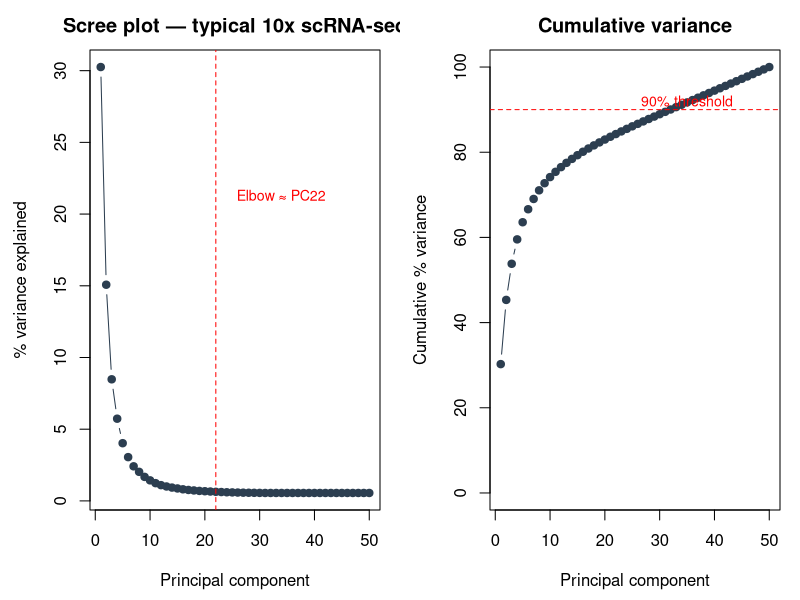
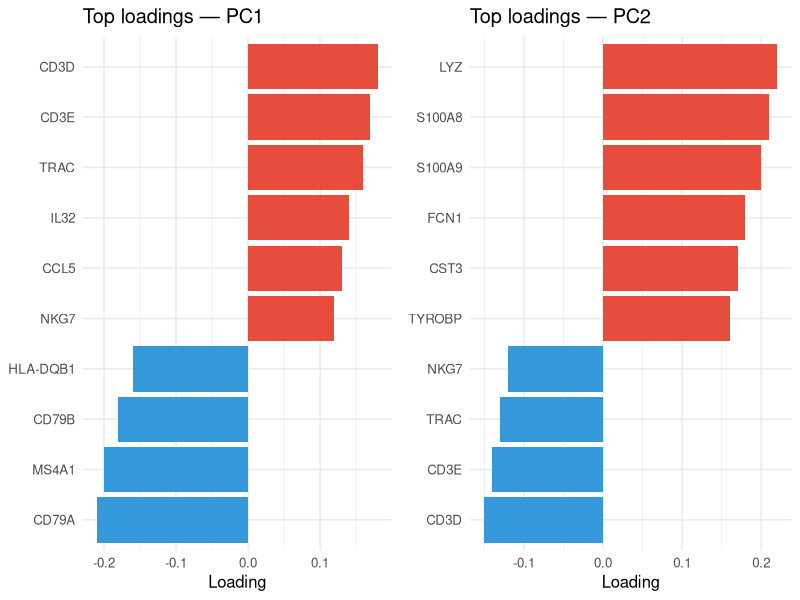
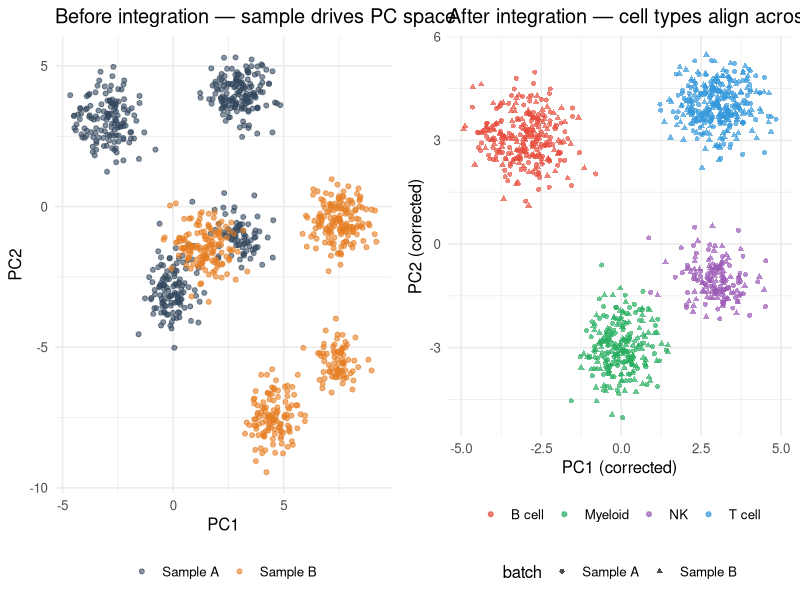
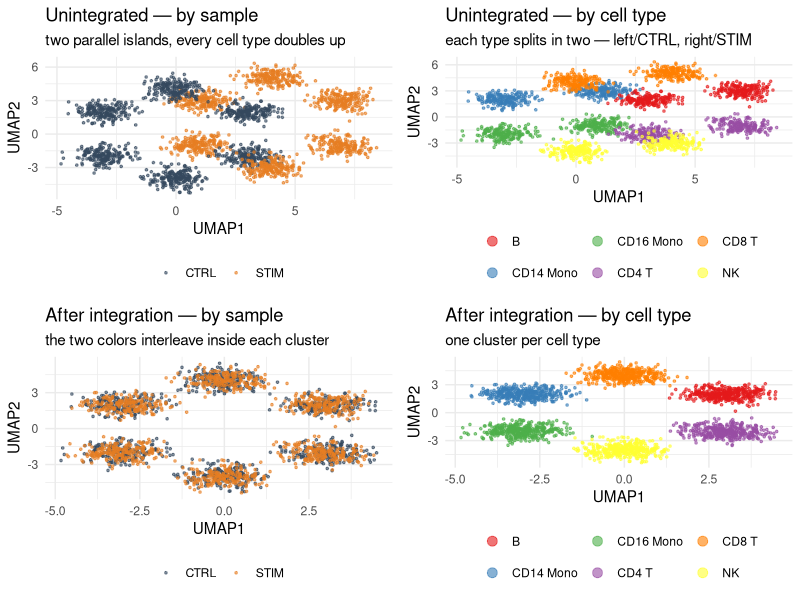
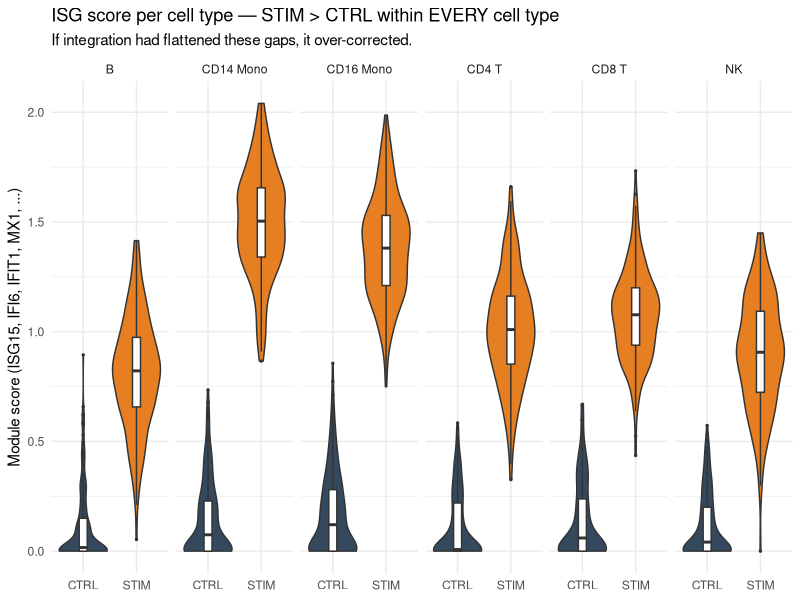

R code for these plots, in order:
## ---- chunk 1
#| label: setup
#| include: false
library(tidyverse); library(knitr); library(gridExtra)
theme_set(theme_minimal(base_size = 14)); set.seed(2026)
## ---- chunk 2
#| label: scree-example
#| echo: false
#| fig-width: 9
#| fig-height: 4.2

# Simulate a typical scRNA-seq scree shape: a steep drop, an elbow,
# then a long noise floor. Numbers chosen to mimic 10x v3 PBMC-style runs.
set.seed(2026)
sd_pc <- c(8.5, 6.0, 4.5, 3.7, 3.1, 2.7, 2.4, 2.2, 2.0, 1.85,
           1.72, 1.62, 1.55, 1.49, 1.44, 1.39, 1.35, 1.32, 1.29, 1.27,
           1.25, 1.23, 1.215, 1.20, 1.19, 1.18, 1.17, 1.165, 1.16, 1.155,
           rep(1.15, 20))
var_pc  <- sd_pc^2
prop_var <- var_pc / sum(var_pc)

par(mfrow = c(1, 2), mar = c(4.5, 4.5, 2.5, 1))
plot(seq_along(prop_var), prop_var * 100, type = "b", pch = 19, col = "#2c3e50",
     xlab = "Principal component", ylab = "% variance explained",
     main = "Scree plot — typical 10x scRNA-seq")
abline(v = 22, lty = 2, col = "red"); text(24, max(prop_var * 100) * 0.7,
                                            "Elbow ≈ PC22", col = "red", pos = 4, cex = 0.85)

plot(seq_along(prop_var), cumsum(prop_var) * 100, type = "b", pch = 19, col = "#2c3e50",
     xlab = "Principal component", ylab = "Cumulative % variance",
     main = "Cumulative variance", ylim = c(0, 100))
abline(h = 90, lty = 2, col = "red")
text(35, 92, "90% threshold", col = "red", cex = 0.85)
## ---- chunk 3
#| label: loadings-example
#| echo: false
#| fig-width: 10
#| fig-height: 4.2

set.seed(2026)
# Simulate plausible loading values for top-10 genes on PC1 (T/B-cell-like axis)
# and PC2 (myeloid axis). Real Seurat output looks similar in shape.
pc1 <- tibble::tibble(
  gene = c("CD3D","CD3E","TRAC","IL32","CCL5","NKG7","CD79A","MS4A1","CD79B","HLA-DQB1"),
  loading = c(0.18,0.17,0.16,0.14,0.13,0.12,-0.21,-0.20,-0.18,-0.16)
)
pc2 <- tibble::tibble(
  gene = c("LYZ","S100A8","S100A9","FCN1","CST3","TYROBP","CD3D","CD3E","TRAC","NKG7"),
  loading = c(0.22,0.21,0.20,0.18,0.17,0.16,-0.15,-0.14,-0.13,-0.12)
)

p1 <- pc1 |>
  mutate(gene = forcats::fct_reorder(gene, loading)) |>
  ggplot(aes(loading, gene, fill = loading > 0)) +
  geom_col() +
  scale_fill_manual(values = c(`TRUE` = "#e74c3c", `FALSE` = "#3498db"), guide = "none") +
  labs(title = "Top loadings — PC1", x = "Loading", y = NULL) +
  theme_minimal(base_size = 12)

p2 <- pc2 |>
  mutate(gene = forcats::fct_reorder(gene, loading)) |>
  ggplot(aes(loading, gene, fill = loading > 0)) +
  geom_col() +
  scale_fill_manual(values = c(`TRUE` = "#e74c3c", `FALSE` = "#3498db"), guide = "none") +
  labs(title = "Top loadings — PC2", x = "Loading", y = NULL) +
  theme_minimal(base_size = 12)

gridExtra::grid.arrange(p1, p2, nrow = 1)
## ---- chunk 4
#| label: integration-toy
#| echo: false
#| fig-width: 10
#| fig-height: 4.5

set.seed(2026)

# 4 cell types, 2 batches; each batch shifted in PC space
make_batch <- function(shift_x, shift_y) {
  bind_rows(
    tibble(x = rnorm(160,  3, 0.7) + shift_x, y = rnorm(160,  4, 0.6) + shift_y, ct = "T cell"),
    tibble(x = rnorm(140, -3, 0.7) + shift_x, y = rnorm(140,  3, 0.7) + shift_y, ct = "B cell"),
    tibble(x = rnorm(120,  0, 0.6) + shift_x, y = rnorm(120, -3, 0.7) + shift_y, ct = "Myeloid"),
    tibble(x = rnorm( 80,  3, 0.7) + shift_x, y = rnorm( 80, -1, 0.6) + shift_y, ct = "NK")
  )
}
b1 <- make_batch( 0.0,  0.0) |> mutate(batch = "Sample A")
b2 <- make_batch( 4.5, -4.5) |> mutate(batch = "Sample B")

# After "integration": project both batches onto the same shared structure
# (here, just remove the per-batch shift)
b1a <- b1 |> mutate(x_int = x,        y_int = y)
b2a <- b2 |> mutate(x_int = x - 4.5,  y_int = y + 4.5)
post <- bind_rows(b1a, b2a)

cols <- c("T cell" = "#3498db", "B cell" = "#e74c3c",
          "Myeloid" = "#27ae60", "NK" = "#9b59b6")

# Before plot — coloured by BATCH so the user sees the batch effect
p_before <- bind_rows(b1, b2) |>
  ggplot(aes(x, y, color = batch)) +
  geom_point(alpha = 0.6, size = 1.4) +
  scale_color_manual(values = c("Sample A" = "#34495e", "Sample B" = "#e67e22"), name = NULL) +
  labs(title = "Before integration — sample drives PC space",
       x = "PC1", y = "PC2") +
  theme_minimal(base_size = 12) + theme(legend.position = "bottom")

# After plot — coloured by CELL TYPE so the user sees the biology emerge
p_after <- post |>
  ggplot(aes(x_int, y_int, color = ct, shape = batch)) +
  geom_point(alpha = 0.7, size = 1.4) +
  scale_color_manual(values = cols, name = NULL) +
  labs(title = "After integration — cell types align across samples",
       x = "PC1 (corrected)", y = "PC2 (corrected)") +
  theme_minimal(base_size = 12) +
  theme(legend.position = "bottom",
        legend.box = "vertical")

gridExtra::grid.arrange(p_before, p_after, nrow = 1)
## ---- chunk 5
#| label: ifnb-umaps
#| echo: false
#| fig-width: 12
#| fig-height: 4.6

set.seed(2026)

# Simulate 6 cell types × 2 conditions
celltypes <- c("CD14 Mono", "CD16 Mono", "B", "CD4 T", "CD8 T", "NK")
ct_centers <- tibble(
  ct = celltypes,
  cx = c(-3, -3, 3, 3, 0, 0),
  cy = c( 2, -2, 2, -2, 4, -4)
)

# Each condition shifts every cluster by the same vector — that's the batch effect
# CTRL: no shift; STIM: shift along the IFN axis
n_per <- 200
cells <- map_dfr(celltypes, function(ct) {
  c <- ct_centers |> filter(ct == !!ct)
  bind_rows(
    tibble(ct = ct, stim = "CTRL",
           u1 = c$cx + rnorm(n_per, 0, 0.6),
           u2 = c$cy + rnorm(n_per, 0, 0.5)),
    tibble(ct = ct, stim = "STIM",
           u1 = c$cx + 4 + rnorm(n_per, 0, 0.6),
           u2 = c$cy + 1 + rnorm(n_per, 0, 0.5))
  )
})

p_unint_sample <- ggplot(cells, aes(u1, u2, color = stim)) +
  geom_point(alpha = 0.6, size = 0.6) +
  scale_color_manual(values = c(CTRL = "#34495e", STIM = "#e67e22"), name = NULL) +
  labs(title = "Unintegrated — by sample",
       subtitle = "two parallel islands, every cell type doubles up",
       x = "UMAP1", y = "UMAP2") +
  theme_minimal(base_size = 11) + theme(legend.position = "bottom")

p_unint_ct <- ggplot(cells, aes(u1, u2, color = ct)) +
  geom_point(alpha = 0.6, size = 0.6) +
  scale_color_brewer(palette = "Set1", name = NULL) +
  labs(title = "Unintegrated — by cell type",
       subtitle = "each type splits in two — left/CTRL, right/STIM",
       x = "UMAP1", y = "UMAP2") +
  theme_minimal(base_size = 11) +
  theme(legend.position = "bottom") +
  guides(color = guide_legend(nrow = 2, override.aes = list(size = 3)))

# After integration: collapse the per-condition shift
cells_int <- cells |>
  mutate(u1_int = ifelse(stim == "STIM", u1 - 4, u1),
         u2_int = ifelse(stim == "STIM", u2 - 1, u2))

p_int_sample <- ggplot(cells_int, aes(u1_int, u2_int, color = stim)) +
  geom_point(alpha = 0.6, size = 0.6) +
  scale_color_manual(values = c(CTRL = "#34495e", STIM = "#e67e22"), name = NULL) +
  labs(title = "After integration — by sample",
       subtitle = "the two colors interleave inside each cluster",
       x = "UMAP1", y = "UMAP2") +
  theme_minimal(base_size = 11) + theme(legend.position = "bottom")

p_int_ct <- ggplot(cells_int, aes(u1_int, u2_int, color = ct)) +
  geom_point(alpha = 0.6, size = 0.6) +
  scale_color_brewer(palette = "Set1", name = NULL) +
  labs(title = "After integration — by cell type",
       subtitle = "one cluster per cell type",
       x = "UMAP1", y = "UMAP2") +
  theme_minimal(base_size = 11) +
  theme(legend.position = "bottom") +
  guides(color = guide_legend(nrow = 2, override.aes = list(size = 3)))

gridExtra::grid.arrange(p_unint_sample, p_unint_ct, p_int_sample, p_int_ct, nrow = 2)
## ---- chunk 6
#| label: isg-gap-check
#| echo: false
#| fig-width: 9
#| fig-height: 4

set.seed(2026)

# Per-cell ISG score: high in STIM monocytes, mild in T/B/NK
isg_score <- function(stim, ct) {
  baseline <- ifelse(stim == "CTRL", 0.05, 1)
  multiplier <- case_when(
    ct == "CD14 Mono" ~ 1.5,
    ct == "CD16 Mono" ~ 1.4,
    ct == "B"         ~ 0.8,
    ct == "CD4 T"     ~ 1.0,
    ct == "CD8 T"     ~ 1.1,
    ct == "NK"        ~ 0.9
  )
  pmax(baseline * multiplier + rnorm(length(stim), 0, 0.25), 0)
}

cells_int$isg <- isg_score(cells_int$stim, cells_int$ct)

ggplot(cells_int, aes(stim, isg, fill = stim)) +
  geom_violin(scale = "width", trim = TRUE) +
  geom_boxplot(width = 0.15, outlier.size = 0.5, fill = "white") +
  facet_wrap(~ ct, nrow = 1) +
  scale_fill_manual(values = c(CTRL = "#34495e", STIM = "#e67e22"), guide = "none") +
  labs(title = "ISG score per cell type — STIM > CTRL within EVERY cell type",
       subtitle = "If integration had flattened these gaps, it over-corrected.",
       x = NULL, y = "Module score (ISG15, IFI6, IFIT1, MX1, ...)") +
  theme_minimal(base_size = 11)
